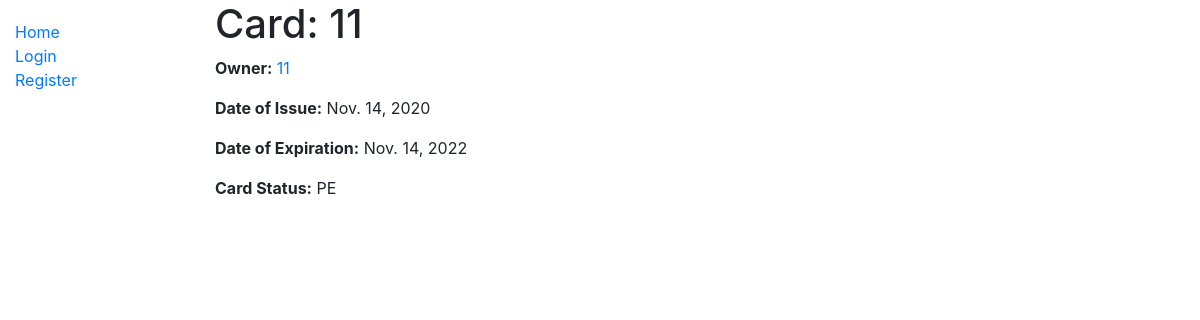
The page /user/card/11 on the database as committed earlier.
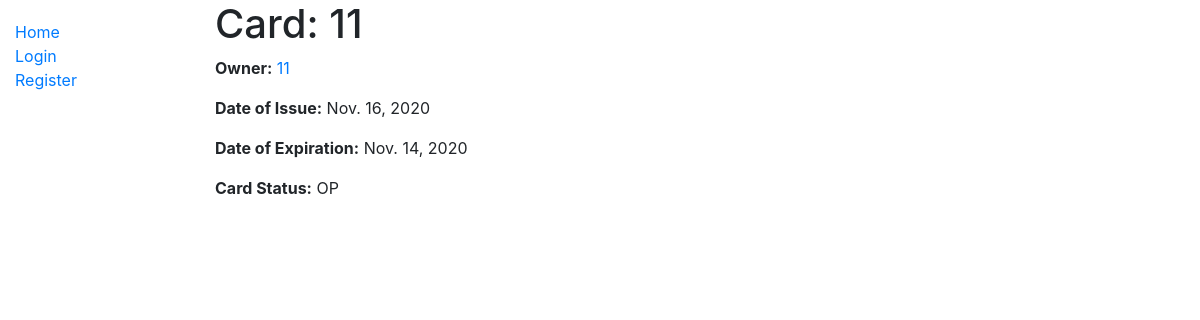
The same page on the database as committed later.
### user/models.py (models this page shows, shortened)
class Card(models.Model):
    date_of_issue = models.DateField(auto_now=True, help_text="Date that ATM Card was Issued.", )
    expiry_date = models.DateField(default=datetime.now() + timedelta(days=730),
                                   help_text="Date upon which ATM card expires. Defaults to two years from date of "
                                             "issue", )
    OPEN = 'OP'
    CLOSED = 'CL'
    PENDING = 'PE'
    CARD_STATUS_CHOICES = (
        (OPEN, 'Open'),
        (CLOSED, 'Closed'),
        (PENDING, 'Pending'),
    )
    card_status = models.CharField(max_length=6, choices=CARD_STATUS_CHOICES, default=PENDING,
                                   help_text="Status of ATM Card. Card can either be Open or Closed. "
                                             "Pending means that card has been submitted by a user, but not yet "
                                             "approved by an admin.", )
    owner_id = models.ForeignKey(User, on_delete=models.PROTECT, help_text="Card holder's account.", )

### user/views.py (the view, shortened to what this page needs)
# urls.py: path('card/<int:pk>', views.CardDetailView.as_view(), name='card_detail'),
class CardDetailView(generic.DetailView):
    model = Card

### user/templates/user/card_detail.html
{% extends "base_generic.html" %}
{% block content %}
  <h1>Card: {{ card.id }}</h1>
  <p><strong>Owner:</strong> <a href="">{{ card.id }}</a></p>
  <p><strong>Date of Issue:</strong> {{ card.date_of_issue }}</p>
  <p><strong>Date of Expiration:</strong> {{ card.expiry_date }}</p>
  <p><strong>Card Status:</strong> {{ card.card_status }}</p>
{% endblock %}

Rows that differ between the two databases and show on the page:
changed Card id 11: date_of_issue "Nov. 14, 2020" → "Nov. 16, 2020"; expiry_date "Nov. 14, 2022" → "Nov. 14, 2020"; card_status "PE" → "OP"
